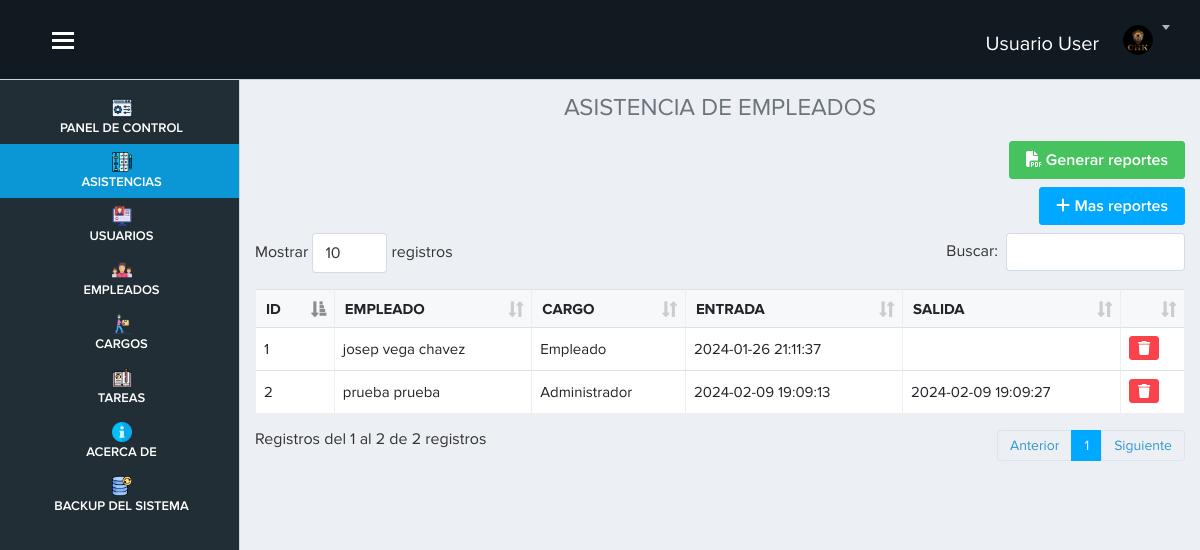
Screenshot of /vista/asistencia.php (signed in) with the database file from the repository.
### tables this page shows
CREATE TABLE `asistencia` (
  `id_asistencia` int(11) NOT NULL,
  `id_empleado` int(11) NOT NULL,
  `entrada` datetime DEFAULT NULL,
  `salida` datetime DEFAULT NULL
);

CREATE TABLE `empleado` (
  `id_empleado` int(11) NOT NULL,
  `nombre` varchar(100) DEFAULT NULL,
  `apellido` varchar(255) DEFAULT NULL,
  `dni` varchar(255) NOT NULL,
  `cargo` int(11) NOT NULL
);

CREATE TABLE `cargo` (
  `id_cargo` int(11) NOT NULL,
  `nombre` varchar(100) DEFAULT NULL
);

### vista/asistencia.php (the view, shortened to what this page needs)
<?php require('./layout/topbar.php'); ?>
<?php require('./layout/sidebar.php'); ?>
<div class="page-content">
   <h4 class="text-center text-secondary">ASISTENCIA DE EMPLEADOS</h4>
   <?php
   include "../modelo/conexion.php";
   $sql = $conexion->query(" SELECT
   asistencia.id_asistencia,
   asistencia.id_empleado,
   asistencia.entrada,
   asistencia.salida,
   empleado.id_empleado,
   empleado.nombre as 'nom_empleado',
   empleado.apellido,
   empleado.dni,
   empleado.cargo,
   cargo.id_cargo,
   cargo.nombre as 'nom_cargo'
   FROM
   asistencia
   INNER JOIN empleado ON asistencia.id_empleado = empleado.id_empleado
   INNER JOIN cargo ON empleado.cargo = cargo.id_cargo ");
   ?>
   <div class="text-right mb-2">
      <a href="fpdf/ReporteAsistencia.php" target="_blank" class="btn btn-success"><i class="fas fa-file-pdf"></i> Generar reportes</a>
   </div>
   <div class="text-right mb-2">
      <a href="reporte_asistencia.php" class="btn btn-primary"><i class="fas fa-plus"></i> Mas reportes</a>
   </div>
   <table class="table table-bordered table-hover w-100" id="example">
      <thead>
         <tr>
            <th scope="col">ID</th>
            <th scope="col">EMPLEADO</th>
            <th scope="col">CARGO</th>
            <th scope="col">ENTRADA</th>
            <th scope="col">SALIDA</th>
            <th></th>
         </tr>
      </thead>
      <tbody>
         <?php
         while ($datos = $sql->fetch_object()) { ?>
            <tr>
               <td><?= $datos->id_asistencia ?></td>
               <td><?= $datos->nom_empleado . " " . $datos->apellido ?></td>
               <td><?= $datos->nom_cargo ?></td>
               <td><?= $datos->entrada ?></td>
               <td><?= $datos->salida ?></td>
               <td>
                  <a href="inicio.php?id=<?= $datos->id_asistencia ?>" onclick="advertencia(event)" class="btn btn-danger btn-sm"><i class="fa-solid fa-trash"></i></a>
               </td>
            </tr>
         <?php }
         ?>
      </tbody>
   </table>
</div>
</div>
<?php require('./layout/footer.php'); ?>

### vista/layout/topbar.php (style rules this page uses)
.page-content { margin-top: 70px; }

### rows the page displays
asistencia: id_asistencia "1", id_empleado.nombre "josep", id_empleado.apellido "vega chavez", cargo.nombre "Empleado", entrada "2024-01-26 21:11:37"
asistencia: id_asistencia "2", id_empleado.nombre "prueba", id_empleado.apellido "prueba", cargo.nombre "Administrador", entrada "2024-02-09 19:09:13", salida "2024-02-09 19:09:27"

### other values shown
$_SESSION["nombre"] "Usuario"
$_SESSION["apellido"] "User"
